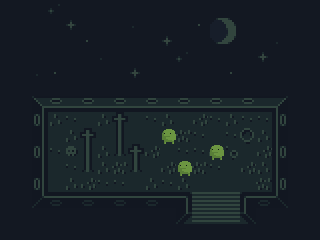

Rendered tile map (Tiled .tmx) drawn with the repository's tilesets; below, a short description and the full map source, tile grids included:
An orthogonal 20x15 tile map with 16x16 px tiles, 2 tile layers (Tile Layer 1, Tile Layer 2), 2 tilesets.

<map version="1.0" orientation="orthogonal" renderorder="right-down" width="20" height="15" tilewidth="16" tileheight="16" nextobjectid="1">
 <tileset firstgid="1" name="tiles_16" tilewidth="16" tileheight="16" tilecount="140" columns="28">
  <image source="../pub/assets/tilemaps/tiles/tiles_16.png" width="448" height="80" />
 </tileset>
 <tileset firstgid="141" name="salad" tilewidth="16" tileheight="16" tilecount="15" columns="15">
  <image source="../pub/assets/sprites/salad.png" width="240" height="16" />
 </tileset>
 <layer name="Tile Layer 1" width="20" height="15">
  <data encoding="csv">
14,14,14,16,14,14,14,14,14,14,14,14,14,14,14,14,14,14,14,14,
14,14,14,14,15,14,14,14,17,14,14,14,18,19,20,14,14,14,14,14,
14,14,14,14,14,18,14,14,14,14,15,14,14,21,22,14,14,17,14,14,
14,14,14,14,14,14,17,14,14,14,14,16,14,14,14,14,15,14,14,14,
14,14,17,18,14,14,14,14,15,14,14,14,14,14,18,14,14,14,14,14,
14,14,14,14,14,14,14,14,14,14,14,14,14,14,14,14,14,14,14,14,
14,14,65,71,62,71,62,71,62,71,62,71,62,71,62,71,62,64,14,14,
14,14,69,6,4,1,6,11,1,4,6,1,12,4,6,4,4,68,14,14,
14,14,60,1,6,11,1,10,1,1,4,7,4,1,4,2,6,58,14,14,
14,14,69,4,5,10,6,9,11,12,1,4,4,12,3,1,12,68,14,14,
14,14,60,1,4,9,6,7,9,1,12,1,7,4,1,12,6,58,14,14,
14,14,69,1,6,12,4,4,1,6,4,6,1,1,1,1,7,68,14,14,
14,14,67,70,56,70,56,70,56,70,56,57,43,43,43,55,70,66,14,14,
14,14,14,14,14,14,14,14,14,14,14,103,43,43,43,104,14,14,14,14,
14,14,14,14,14,14,14,14,14,14,14,14,14,14,14,14,14,14,14,14
</data>
 </layer>
 <layer name="Tile Layer 2" width="20" height="15">
  <data encoding="csv">
0,0,0,0,0,0,0,0,0,0,0,0,0,0,0,0,0,0,0,0,
0,0,0,0,0,0,0,0,0,0,0,0,0,0,0,0,0,0,0,0,
0,0,0,0,0,0,0,0,0,0,0,0,0,0,0,0,0,0,0,0,
0,0,0,0,0,0,0,0,0,0,0,0,0,0,0,0,0,0,0,0,
0,0,0,0,0,0,0,0,0,0,0,0,0,0,0,0,0,0,0,0,
0,0,0,0,0,0,0,0,0,0,0,0,0,0,0,0,0,0,0,0,
0,0,0,0,0,0,0,0,0,0,0,0,0,0,0,0,0,0,0,0,
0,0,0,0,0,0,0,0,0,0,0,0,0,0,0,0,0,0,0,0,
0,0,0,0,0,0,0,0,0,0,149,0,0,0,0,0,0,0,0,0,
0,0,0,0,0,0,0,0,0,0,0,0,0,149,0,0,0,0,0,0,
0,0,0,0,0,0,0,0,0,0,0,149,0,0,0,0,0,0,0,0,
0,0,0,0,0,0,0,0,0,0,0,0,0,0,0,0,0,0,0,0,
0,0,0,0,0,0,0,0,0,0,0,0,0,0,0,0,0,0,0,0,
0,0,0,0,0,0,0,0,0,0,0,0,0,0,0,0,0,0,0,0,
0,0,0,0,0,0,0,0,0,0,0,0,0,0,0,0,0,0,0,0
</data>
 </layer>
</map>
